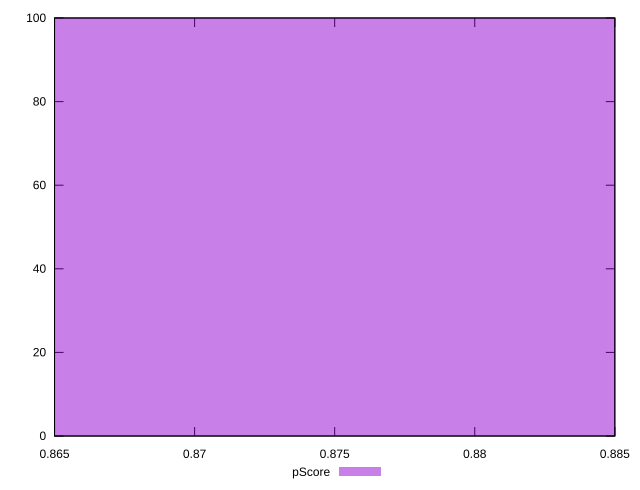

This figure's gnuplot source:
reset

$pScore <<EOF
0.9 100
EOF

set key outside below
set boxwidth 0.1
set xrange [0.865:0.885]
set yrange [0:100]
set trange [0:100]
set style fill transparent solid 0.5 noborder
set terminal svg size 640, 490 enhanced background rgb 'white'
set output "report_00008_2021-01-22T20:58:29.167/uses-text-compression/samples/pages+cached+noexternal+nofonts/pScore/histogram.svg"

plot $pScore title "pScore" with boxes

reset
